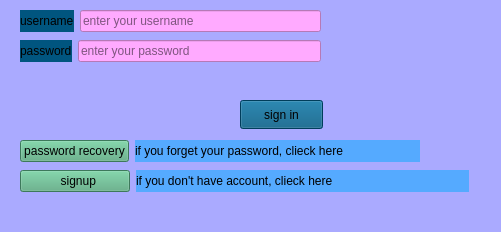
<?xml version="1.0" encoding="UTF-8"?>
<ui version="4.0">
 <class>SignIn</class>
 <widget class="QMainWindow" name="SignIn">
  <property name="geometry">
   <rect>
    <x>0</x>
    <y>0</y>
    <width>501</width>
    <height>232</height>
   </rect>
  </property>
  <property name="sizePolicy">
   <sizepolicy hsizetype="Fixed" vsizetype="Fixed">
    <horstretch>0</horstretch>
    <verstretch>0</verstretch>
   </sizepolicy>
  </property>
  <property name="minimumSize">
   <size>
    <width>400</width>
    <height>200</height>
   </size>
  </property>
  <property name="windowTitle">
   <string>MainWindow</string>
  </property>
  <property name="styleSheet">
   <string notr="true">background-color: rgb(170, 170, 255);</string>
  </property>
  <widget class="QWidget" name="centralwidget">
   <widget class="QWidget" name="layoutWidget">
    <property name="geometry">
     <rect>
      <x>20</x>
      <y>10</y>
      <width>301</width>
      <height>31</height>
     </rect>
    </property>
    <layout class="QFormLayout" name="formLayout_4">
     <item row="0" column="0">
      <widget class="QLabel" name="usernamelabel_signInPage">
       <property name="styleSheet">
        <string notr="true">background-color: rgb(0, 85, 127);</string>
       </property>
       <property name="text">
        <string>username</string>
       </property>
      </widget>
     </item>
     <item row="0" column="1">
      <widget class="QLineEdit" name="usernameInSignInPagelineEdit">
       <property name="styleSheet">
        <string notr="true">background-color: rgb(255, 170, 255);</string>
       </property>
       <property name="placeholderText">
        <string>enter your username</string>
       </property>
      </widget>
     </item>
    </layout>
   </widget>
   <widget class="QWidget" name="layoutWidget_2">
    <property name="geometry">
     <rect>
      <x>20</x>
      <y>40</y>
      <width>301</width>
      <height>31</height>
     </rect>
    </property>
    <layout class="QFormLayout" name="formLayout_5">
     <item row="0" column="0">
      <widget class="QLabel" name="passwordlabel_signInPage">
       <property name="styleSheet">
        <string notr="true">background-color: rgb(0, 85, 127);</string>
       </property>
       <property name="text">
        <string>password</string>
       </property>
      </widget>
     </item>
     <item row="0" column="1">
      <widget class="QLineEdit" name="passInSignInPagelineEdit">
       <property name="styleSheet">
        <string notr="true">background-color: rgb(255, 170, 255);</string>
       </property>
       <property name="echoMode">
        <enum>QLineEdit::EchoMode::Password</enum>
       </property>
       <property name="placeholderText">
        <string>enter your password</string>
       </property>
      </widget>
     </item>
    </layout>
   </widget>
   <widget class="QPushButton" name="signInpushButton_signInPage">
    <property name="geometry">
     <rect>
      <x>240</x>
      <y>100</y>
      <width>83</width>
      <height>29</height>
     </rect>
    </property>
    <property name="styleSheet">
     <string notr="true">background-color: rgb(0, 85, 127);</string>
    </property>
    <property name="text">
     <string>sign in</string>
    </property>
   </widget>
   <widget class="QWidget" name="layoutWidget">
    <property name="geometry">
     <rect>
      <x>20</x>
      <y>140</y>
      <width>400</width>
      <height>31</height>
     </rect>
    </property>
    <layout class="QFormLayout" name="formLayout">
     <item row="0" column="0">
      <widget class="QPushButton" name="passwordrecoverysigninpushButton">
       <property name="styleSheet">
        <string notr="true">background-color: rgb(85, 170, 127);</string>
       </property>
       <property name="text">
        <string>password recovery</string>
       </property>
      </widget>
     </item>
     <item row="0" column="1">
      <widget class="QLabel" name="passwordRecoverySigninlabel">
       <property name="styleSheet">
        <string notr="true">background-color: rgb(85, 170, 255);</string>
       </property>
       <property name="text">
        <string>if you forget your password, clieck here</string>
       </property>
      </widget>
     </item>
    </layout>
   </widget>
   <widget class="QWidget" name="layoutWidget">
    <property name="geometry">
     <rect>
      <x>20</x>
      <y>170</y>
      <width>449</width>
      <height>31</height>
     </rect>
    </property>
    <layout class="QFormLayout" name="formLayout_2">
     <item row="0" column="0">
      <widget class="QPushButton" name="signupsigninpushButton">
       <property name="styleSheet">
        <string notr="true">background-color: rgb(85, 170, 127);</string>
       </property>
       <property name="text">
        <string>           signup         </string>
       </property>
      </widget>
     </item>
     <item row="0" column="1">
      <widget class="QLabel" name="signupsigninlabel">
       <property name="styleSheet">
        <string notr="true">background-color: rgb(85, 170, 255);</string>
       </property>
       <property name="text">
        <string>if you don't have account, clieck here</string>
       </property>
      </widget>
     </item>
    </layout>
   </widget>
  </widget>
 </widget>
 <resources/>
 <connections/>
</ui>
